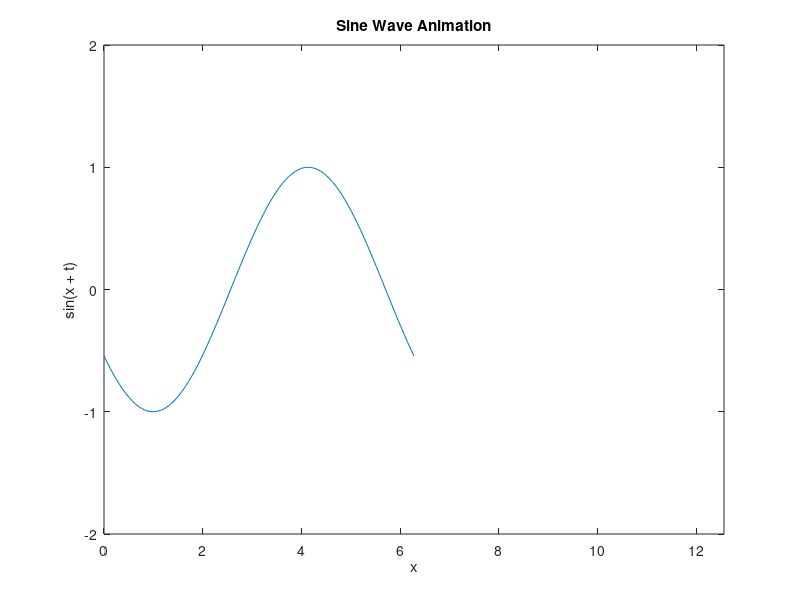

Write MATLAB code to recreate this figure.
% Define the range of x values
x = linspace(0, 2*pi, 100);

% Create a figure
figure;

% Start a loop for animation
for t = 1:100
    % Generate y values based on time t
    y = sin(x + t/10);
    
    % Plot the data
    plot(x, y);
    
    % Set axis limits
    xlim([0, 4*pi]);
    ylim([-2, 2]);
    
    % Add title and labels
    title('Sine Wave Animation');
    xlabel('x');
    ylabel('sin(x + t)');
    
    % Pause for a short duration to create animation effect
    pause(0.05);
    % If you want to capture frames for a video, you can use getframe function
    % frames(t) = getframe(gcf);
end
